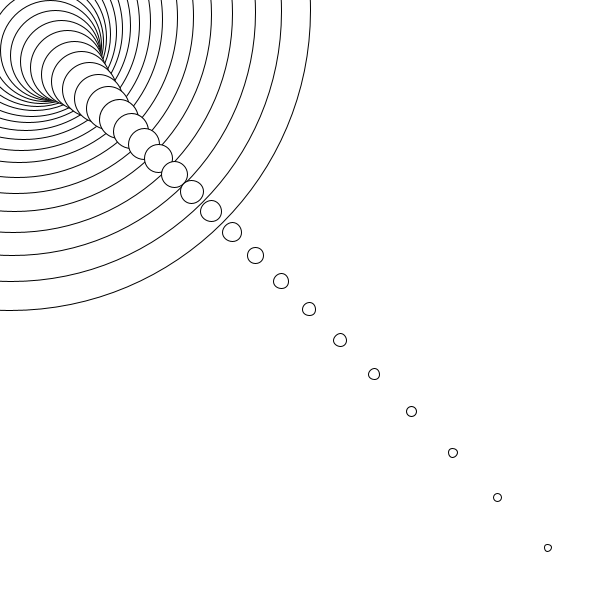
Frame 1 (no input)
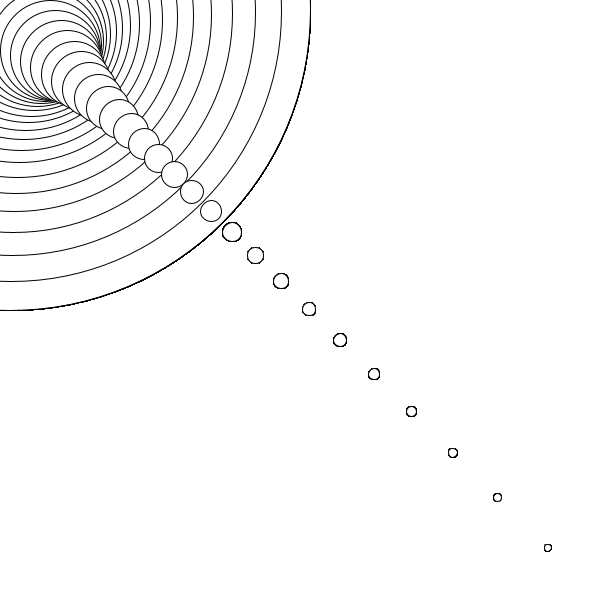
Frame 60 (the mouse pressed at the canvas centre just before this capture)
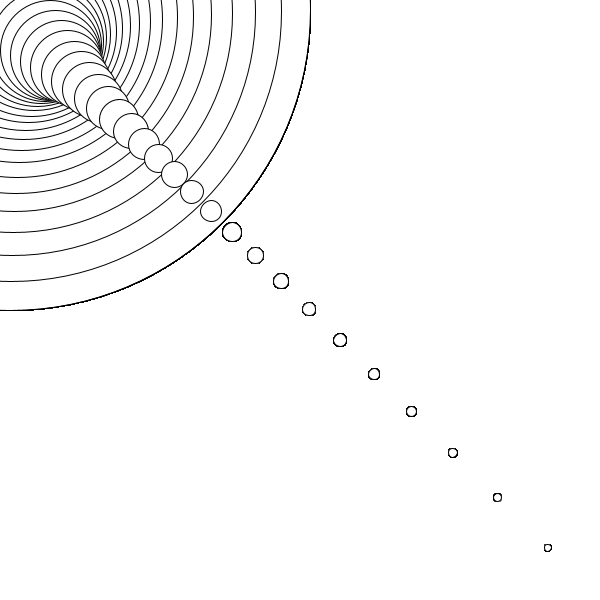
Frame 120 (the mouse held since frame 60 and released just before this capture)

The Processing sketch that drew these frames (run headless with seeded random() and noise(); from frame 60 on, the mouse is pressed at the canvas centre):

// Processing sketch: Recursion
// ── Recursion.pde
void setup(){
  size(600,600);
  background(255);
}

void draw(){
  drawCircle(10,10,width);
}

void drawCircle(float x,float y,float radius){
  ellipse(x,y,radius,radius);
  if(radius>5){//base case
    radius*=.9;
    //drawCircle(x/2,y/2,radius);
    drawCircle(x*1.1,y*1.1,radius);
  }
}
